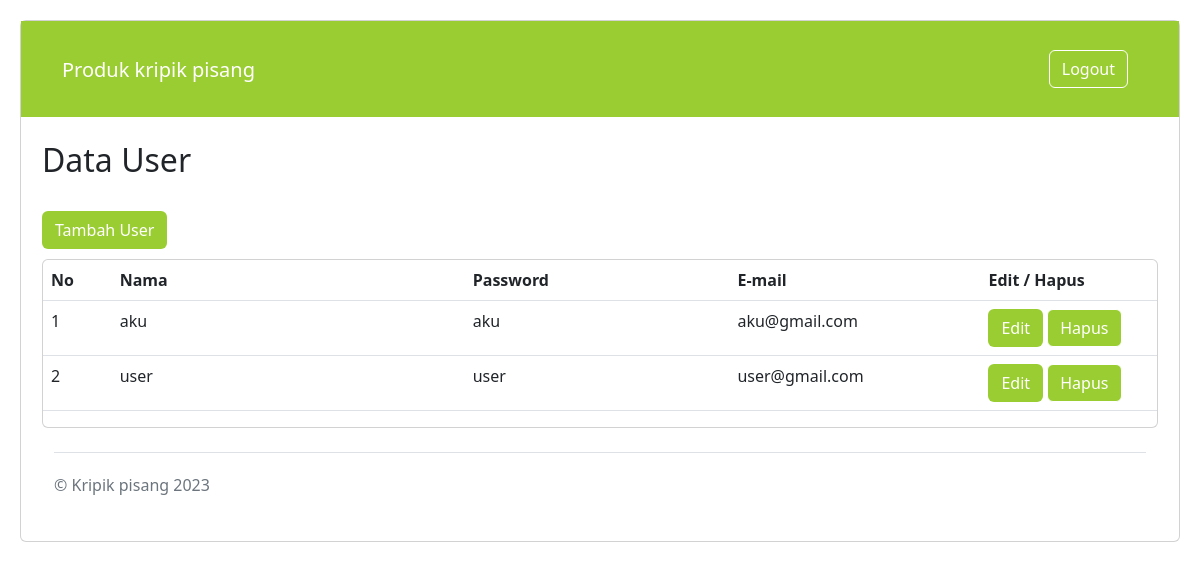
Page /admin/user.php (signed in) on the committed database.
### tables this page shows
CREATE TABLE `user` (
  `user_nama` varchar(20) NOT NULL,
  `user_password` varchar(20) NOT NULL,
  `user_email` varchar(50) NOT NULL
);

### admin/user.php (the view, shortened to what this page needs)
<!doctype html>
<html lang="en">
  <head>
  <link href="https://cdn.jsdelivr.net/npm/bootstrap@5.2.0-beta1/dist/css/bootstrap.min.css"
  rel="stylesheet"
>
  </head>
  <body>
<div class="card" >
    <nav class="navbar navbar-expand-lg sticky-top ">
        <div class="container d-flex align-items-center">
            <a class="navbar-brand" href="#">Produk kripik pisang</a>
            <a class="btn logout-button"
            href="logout.php" style="margin-right: 30px;">Logout</a>
        </div>
    </nav>
    <br>
    <section id="hero">
  <div class="container  ">
    <div class="row h-100 ">
    <div class ="">
    <h2>Data User</h2>
    <br>
    <a href="../user/register.php"  class="btn ">Tambah User</a>
    <br>
    <div class="card" style="margin-top: 10px;">
    <table class="table">
        <thead>
          <tr>
            <th scope="col">No</th>
            <th scope="col">Nama</th>
            <th scope="col">Password</th>
            <th scope="col">E-mail</th>
            <th scope="col">Edit / Hapus</th>
          </tr>
        </thead>
        <tbody>
            <?php
                include ('config.php');
                $sql=mysqli_query($config, "select * from user order by user_nama ASC");
                $no=1;
                    while ($row=mysqli_fetch_array($sql)){
                        echo "
                          <tr>
                            <td width='30'>".$no."</td>
                            <td width='200'>".$row['user_nama']."</td>
                            <td width='150'>".$row['user_password']."</td>
                            <td width='100'>".$row['user_email']."</td>
                            <td width='100'><a class='btn'
                            href='user-ubah.php?user_nama=".$row['user_nama']."'>Edit</a>
                            <a class='btn logout-button'
                            href='user_hapus.php?user_nama=".$row['user_nama']."'>Hapus</a> </td>
                          </tr>";
                      $no++;
                    };
            ?>
        </tbody>
      </table>
    </div>
    <div class="container">
        <footer class="d-flex flex-wrap justify-content-between align-items-center py-3 my-4 border-top">
          <p class="col-md-4 mb-0 text-muted">&copy; Kripik pisang 2023</p>
          <a href="/" class="col-md-4 d-flex align-items-center justify-content-center mb-3 mb-md-0 me-md-auto link-dark text-decoration-none">
            <svg class="bi me-2" width="40" height="32"><use xlink:href="#bootstrap"/></svg>
          </a>
        </footer>
    </div>
    </div>
  </body>
</html>

### admin/user.php (style rules this page uses)
body { padding: 20px; }
.navbar { background-color: yellowgreen; height: 12vh; line-height: 45px; color: white; }
.navbar-brand { color: #ffffff; margin-left: 20px; }
.btn { background-color: yellowgreen; color: #ffffff; }
.logout-button { background-color: yellowgreen; color: white; border-color: white; }

### rows in the picture
user: user_nama "aku", user_password "aku", user_email "aku@gmail.com"
user: user_nama "user", user_password "user", user_email "user@gmail.com"
